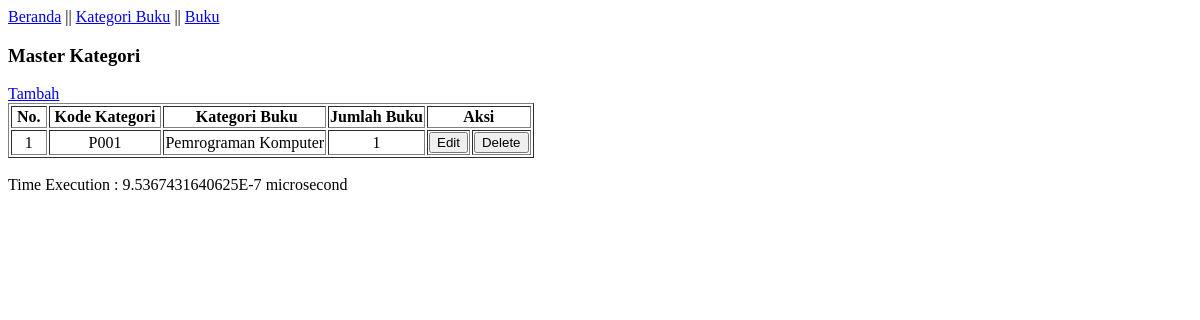
Before: /kategori/index.php with the older database file.
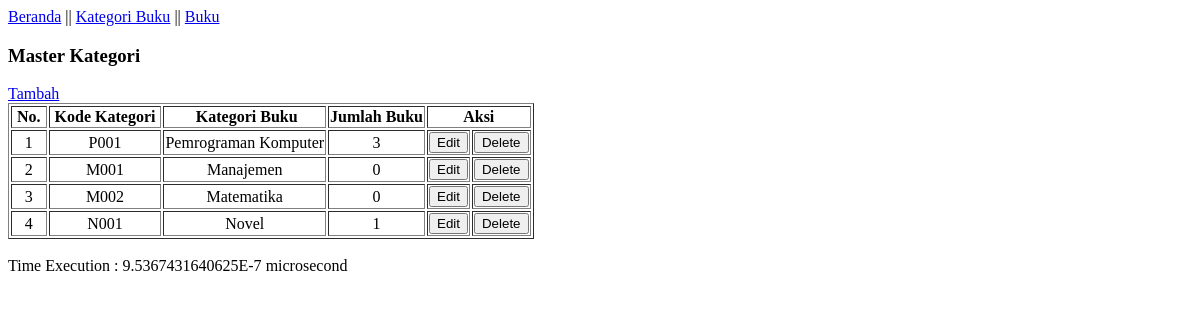
After: the same page with the newer database file.
### tables this page shows
CREATE TABLE `kategori_buku` (
                                 `id_kategori` int(11) NOT NULL,
                                 `kode_kategori` varchar(4) NOT NULL,
                                 `kategori_buku` varchar(100) NOT NULL
);

### tools.php (called while the page is built, shortened)
<?php
include('config.php');
function select($sql) {
    global $conn;
    $result = $conn->query($sql);
    return $result;
 }

### kategori/index.php (the view, shortened to what this page needs)
<html>
    <head>
    </head>
    <body>
        <?php include('../header.php') ?>
        <?php include('../tools.php') ?>
        <h3>Master Kategori</h3>
        <a href="formAdd.php">Tambah</a>
        <table border="1">
            <thead>
                <tr>
                    <th align="center">&nbsp;No.&nbsp;</th>
                    <th align="center">&nbsp;Kode Kategori&nbsp;</th>
                    <th align="center">&nbsp;Kategori Buku</th>
                    <th align="center"> Jumlah Buku</th>
                    <th colspan="2">Aksi</th>
                </tr>
            </thead>
            <tbody>
                <?php
                $awal = microtime(true);
                $sql="SELECT k.*, COUNT(b.id_buku) as jmlbuku FROM kategori_buku k LEFT JOIN buku b ON k.id_kategori=b.id_kategori GROUP BY k.id_kategori;";
                $hasil=select($sql);
                $no = 1;
                while ($data = mysqli_fetch_array($hasil)) {
                ?>
                    <tr align="center">
                        <td>&nbsp;<?php echo $no; ?>&nbsp;</td>
                        <td align="center">&nbsp;<?php echo $data['kode_kategori']; ?>&nbsp;</td>
                        <td align="center"> <?php echo $data['kategori_buku']; ?> </td>
                        <td align="center"> <?php echo $data['jmlbuku']; ?> </td>
                        <form action="formEdit.php" method="post" >
                        <td><input type="hidden" value="<?php echo $data['id_kategori']; ?>" name="id_kategori"><button type="submit">Edit</button></form></td>
                        <form action="delete.php" method="post" >
                        <td><input type="hidden" value="<?php echo $data['id_kategori']; ?>" name="id_kategori"><button type="submit">Delete</button></form>
                    </tr>
                    <?php
                    $no++;
                }
                ?>
            </tbody>
        </table>
        <?php
        $akhir = microtime(true);
        $lama = $akhir - $awal;
        echo "<br>Time Execution : ".$lama." microsecond";
        ?>
    </body>
</html>

Changed rows visible on the page:
computed for kategori_buku "Pemrograman Komputer": jmlbuku "1" → "3"
added kategori_buku: kode_kategori "M001", kategori_buku "Manajemen", jmlbuku "0"
added kategori_buku: kode_kategori "M002", kategori_buku "Matematika", jmlbuku "0"
added kategori_buku: kode_kategori "N001", kategori_buku "Novel", jmlbuku "1"
